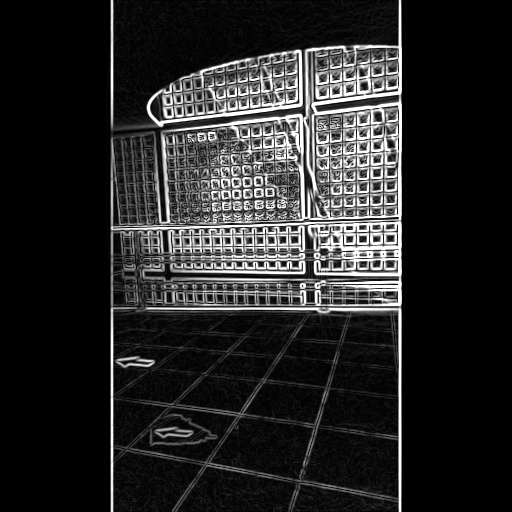
#> input picture validation_outputs/preprocessed_array_input.jpg, 512 x 512 px, given as the content of the folder test_images, which was not available
$ python run_preprocessing_validation.py   (older library calls are emulated)
#> lines starting #> are read from the running program, lines starting #| are printed output that depends on the picture; pictures that were not available may be replaced by others from this repository, and a replacement may not be noted
### src/analyzers/preprocessing_analyzer.py
import cv2
import numpy as np
import os

class PreprocessingAnalyzer:
    """
    Aplica técnicas de preprocesamiento sobre una imagen
    para mejorar la detección de falsificaciones.
    """

    def __init__(self, target_size=(512, 512)):
#> in analyze, image is the input picture: shape (512, 512, 3); min 0, max 255, mean 38.9
        self.target_size = target_size

    def _resize_adaptive(self, image, target_size):
        """
        Escala la imagen sin deformarla, rellenando con bordes negros si es necesario.
        """
#> called with target_size = (512, 512)
        h, w = image.shape[:2]
#> h = 512; w = 512
        scale = min(target_size[0] / h, target_size[1] / w)
#> scale = 1
        new_size = (int(w * scale), int(h * scale))
#> new_size = (512, 512)
        resized = cv2.resize(image, new_size, interpolation=cv2.INTER_AREA)

        # Rellenar para alcanzar tamaño exacto
        delta_w = target_size[1] - new_size[0]
#> delta_w = 0
        delta_h = target_size[0] - new_size[1]
#> delta_h = 0
        top, bottom = delta_h // 2, delta_h - (delta_h // 2)
#> top = 0; bottom = 0
        left, right = delta_w // 2, delta_w - (delta_w // 2)
#> left = 0; right = 0
        color = [0, 0, 0]
        padded = cv2.copyMakeBorder(resized, top, bottom, left, right,
                                    cv2.BORDER_CONSTANT, value=color)
        return padded

    def analyze(self, image_input):
        """
        Ejecuta el preprocesamiento sobre una imagen dada.
        Puede recibir una ruta (str) o una imagen (array de NumPy).
        """

        # Si se pasa una ruta, cargar la imagen
        if isinstance(image_input, (str, bytes, os.PathLike)):
            if not os.path.exists(image_input):
                raise FileNotFoundError(f"No se encontró la imagen: {image_input}")
            image = cv2.imread(image_input)
            if image is None:
                raise ValueError(f"No se pudo cargar la imagen desde: {image_input}")
        else:
            # Si ya es una imagen (array NumPy), usarla directamente
            image = image_input

        # 1. Conversión a escala de grises
        gray = cv2.cvtColor(image, cv2.COLOR_BGR2GRAY)

        # 2. Redimensionado adaptativo
        gray = self._resize_adaptive(gray, self.target_size)

        # 3. Equalización de histograma adaptativa (CLAHE)
        clahe = cv2.createCLAHE(clipLimit=2.0, tileGridSize=(8, 8))
        equalized = clahe.apply(gray)
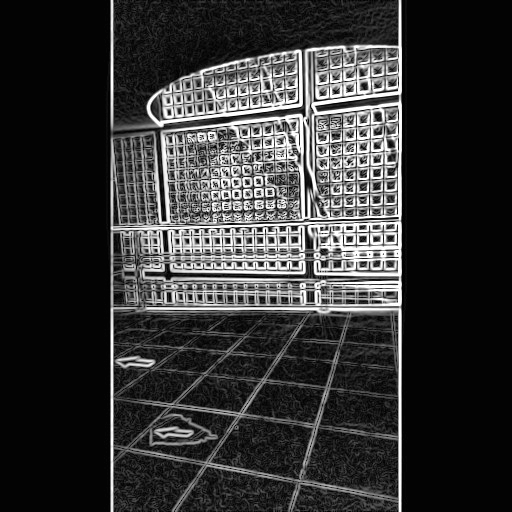
#> equalized: shape (512, 512); min 0, max 255, mean 51.4

        # 4. Desenfoque Gaussiano suave
        blurred = cv2.GaussianBlur(equalized, (3, 3), 0)
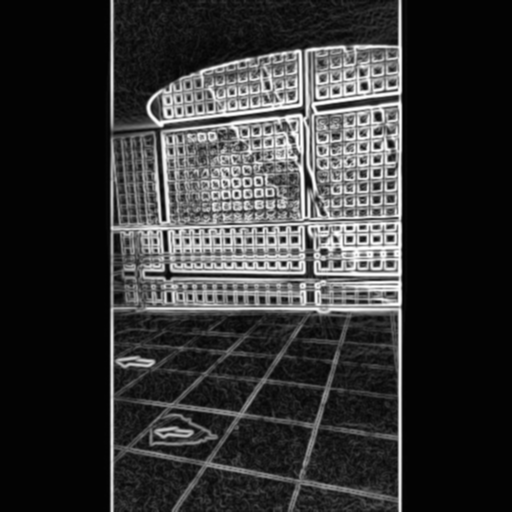
#> blurred: shape (512, 512); min 2, max 255, mean 51.4

        # 5. Detección de bordes (Sobel)
        sobelx = cv2.Sobel(blurred, cv2.CV_64F, 1, 0, ksize=3)
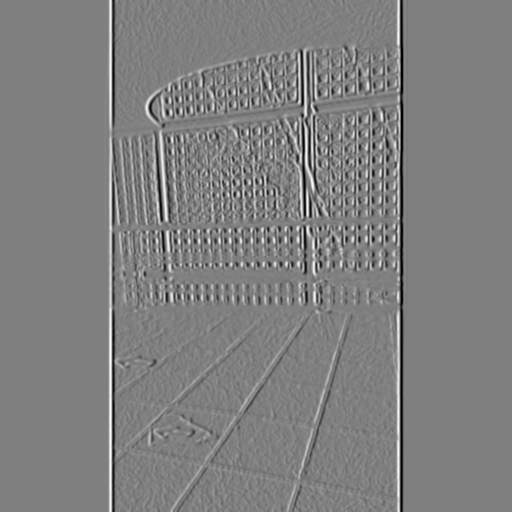
#> sobelx: shape (512, 512) float64; min -758, max 756, mean 0; drawn with min black and max white
        sobely = cv2.Sobel(blurred, cv2.CV_64F, 0, 1, ksize=3)
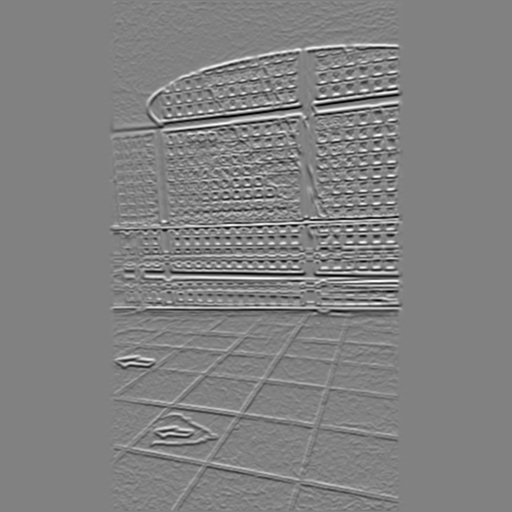
#> sobely: shape (512, 512) float64; min -739, max 715, mean 0.1; drawn with min black and max white
        edges = cv2.magnitude(sobelx, sobely)
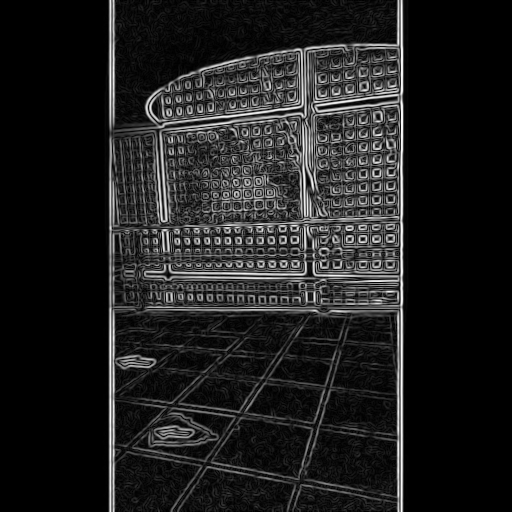
#> edges: shape (512, 512) float64; min 0, max 763.7, mean 91.3; drawn with min black and max white
        edges = np.uint8(np.clip(edges, 0, 255))
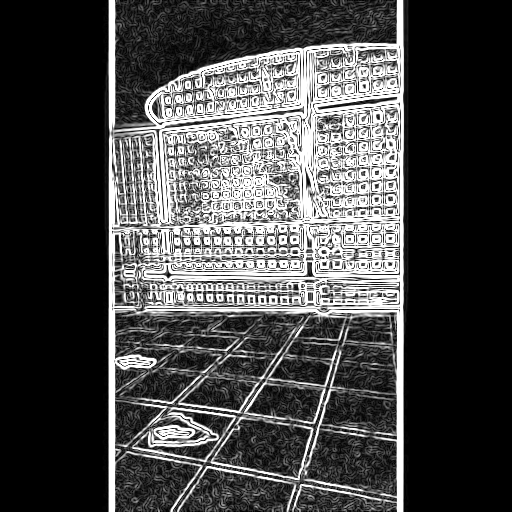
#> edges: shape (512, 512); min 0, max 255, mean 71.5

        # 6. Normalización final (0–1)
        normalized = cv2.normalize(edges.astype("float32"), None, 0.0, 1.0, cv2.NORM_MINMAX)

        #  Guardar resultado del preprocesamiento
        os.makedirs("validation_outputs", exist_ok=True)
        output_name = os.path.basename(image_input if isinstance(image_input, str) else "array_input")
        output_name = os.path.splitext(output_name)[0]
        output_path = f"validation_outputs/preprocessed_{output_name}.jpg"
        cv2.imwrite(output_path, (normalized * 255).astype(np.uint8))

        print(f" Imagen preprocesada guardada en: {output_path}")
        return normalized

### src/run_preprocessing_validation.py
import os
import glob
from src.analyzers.preprocessing_analyzer import PreprocessingAnalyzer

def main(input_folder="test_images", output_folder="validation_outputs"):
    """
    Ejecuta el preprocesamiento sobre todas las imágenes de una carpeta.
    Guarda los resultados preprocesados para inspección visual.
    """
    print(f" Iniciando preprocesamiento en carpeta: {input_folder}")

    os.makedirs(output_folder, exist_ok=True)
    image_paths = []
    for ext in ("*.jpg", "*.jpeg", "*.png"):
        image_paths.extend(glob.glob(os.path.join(input_folder, ext)))

    if not image_paths:
        print(" No se encontraron imágenes en la carpeta especificada.")
        return

    preprocessor = PreprocessingAnalyzer()

    for img_path in image_paths:
        try:
            print(f" Procesando: {os.path.basename(img_path)} ...")
            preprocessor.analyze(img_path)
        except Exception as e:
            print(f" Error procesando {img_path}: {e}")

    print(f" Preprocesamiento completado. Resultados guardados en: {output_folder}")

if __name__ == "__main__":
    main()
